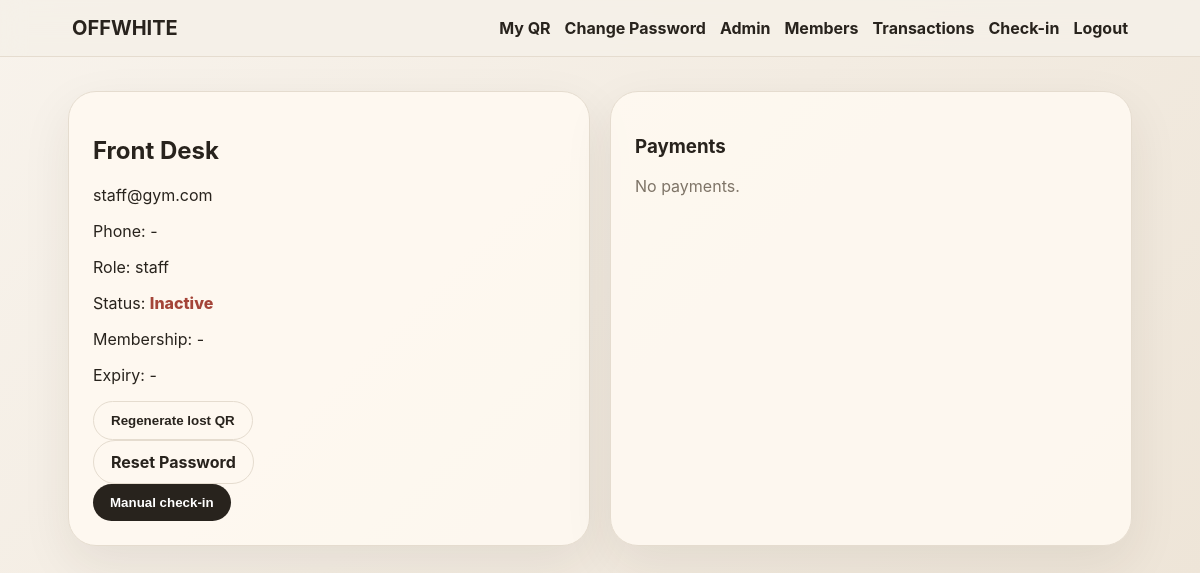
The page /admin/member/2 (signed in) on the database its author committed.
### app.py (models this page shows)
class User(db.Model):
    id = db.Column(db.Integer, primary_key=True)
    name = db.Column(db.String(120), nullable=False)
    email = db.Column(db.String(160), unique=True, nullable=False)
    phone = db.Column(db.String(30))
    password_hash = db.Column(db.String(255), nullable=False)
    role = db.Column(db.String(20), default='member') # member, staff, admin
    created_at = db.Column(db.DateTime, default=datetime.utcnow)
    membership_type = db.Column(db.String(30))
    membership_expiry = db.Column(db.DateTime)
    member_qr_token = db.Column(db.String(80), unique=True, default=lambda: uuid.uuid4().hex)
    payments = db.relationship('Payment', backref='user', lazy=True)

### app.py (the view)
@app.route('/admin/member/<int:user_id>')
@staff_required
def member_detail(user_id):
    user = User.query.get_or_404(user_id)
    payments = Payment.query.filter_by(user_id=user.id).order_by(Payment.created_at.desc()).all()
    return render_template('member_detail.html', user=user, payments=payments, now=datetime.utcnow())

### app.py (called while the page is built)
def current_user():
    uid = session.get('user_id')
    return User.query.get(uid) if uid else None

@app.context_processor
def inject_globals():
    return dict(current_user=current_user(), gym_name=GYM_NAME, payment_mode=PAYMENT_MODE, plans=PLANS)

def staff_required(fn):
    @wraps(fn)
    def wrapper(*args, **kwargs):
        u = current_user()
        if not u or u.role not in ['staff', 'admin']:
            flash('Staff access required.', 'danger')
            return redirect(url_for('home'))
        return fn(*args, **kwargs)
    return wrapper

### templates/member_detail.html
{% extends 'base.html' %}{% block content %}<div class="split"><div class="card"><h2>{{user.name}}</h2><p>{{user.email}}</p><p>Phone: {{user.phone or '-'}}</p><p>Role: {{user.role}}</p><p>Status: <span class="status {{'good' if user.membership_expiry and user.membership_expiry>now else 'bad'}}">{{'Active' if user.membership_expiry and user.membership_expiry>now else 'Inactive'}}</span></p><p>Membership: {{user.membership_type or '-'}}</p><p>Expiry: {{user.membership_expiry or '-'}}</p><form method="post" action="{{url_for('regenerate_qr',user_id=user.id)}}"><button class="btn ghost">Regenerate lost QR</button></form>{% if current_user.role == 'admin' %}<a class="btn ghost" href="{{url_for('admin_reset_password',user_id=user.id)}}">Reset Password</a>{% endif %}<form method="post" action="{{url_for('manual_checkin',user_id=user.id)}}"><button class="btn">Manual check-in</button></form></div><div class="card"><h3>Payments</h3>{% for p in payments %}<div class="row"><span>{{p.ref}} · {{plans[p.plan].name}} · ฿{{p.amount}}</span><b>{{p.status}}</b></div>{% else %}<p class="hint">No payments.</p>{% endfor %}</div></div>{% endblock %}

### static/style.css (style rules this page uses)
:root { --bg:#f5f0e8;--card:#fffaf2;--ink:#28231d;--muted:#7e7467;--line:#e5dccf;--accent:#8b6f47;--accent2:#2f3b2f;--bad:#a44438;--good:#326d4f }
* { box-sizing:border-box }
body { margin:0;background:linear-gradient(135deg,#f8f3ec,#eee5d8);color:var(--ink);font-family:-apple-system,BlinkMacSystemFont,"Segoe UI",Roboto,Arial,sans-serif }
a { color:var(--ink);text-decoration:none }
.pill,.btn { background:var(--ink);color:#fff!important;padding:11px 17px;border-radius:999px;border:0;display:inline-block;font-weight:750;cursor:pointer }
.btn.ghost { background:transparent;color:var(--ink)!important;border:1px solid var(--line) }
.hero-card,.card,.form-card,.metric { background:rgba(255,250,242,.88);border:1px solid var(--line);border-radius:28px;padding:24px;box-shadow:0 18px 50px rgba(48,35,20,.08) }
.split { display:grid;grid-template-columns:1fr 1fr;gap:20px }
.hint,.muted { color:var(--muted) }
.status { font-weight:850 }
.bad { color:var(--bad) }

### rows shown on the page
User: name "Front Desk", email "staff@gym.com", phone "-", role "staff", membership_expiry "Inactive", membership_type "-", membership_expiry "-"

### other values the page prints
{{ gym_name }} "OFFWHITE"
